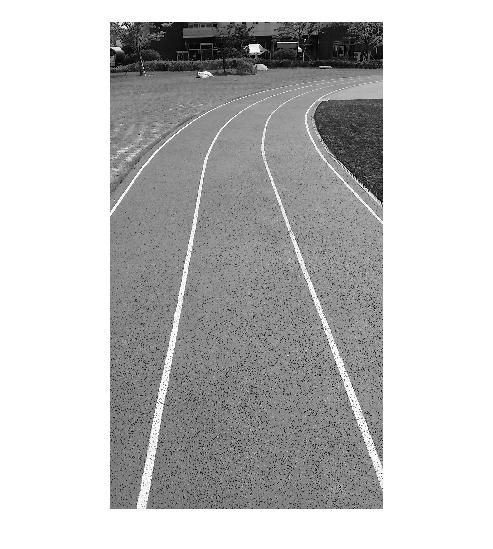
//> input picture Image/track_gray.jpg, 493 x 549 px
$ ./Hough_Line_Transform_Student   (built with g++ and OpenCV 4)
//> lines starting //> are read from the running program, lines starting //| are printed output that depends on the picture
#include "opencv2/imgcodecs.hpp"
#include "opencv2/highgui.hpp"
#include "opencv2/imgproc.hpp"
#include "OpenCV_Setting.h"

using namespace cv;
using namespace std;

int main(int argc, char** argv)
{
	// Declare the output variables
	Mat dst, cdst, cdstP;

	// Loads an image
	const char* filename = "C:\\Users\\heal\\source\\repos\\DLIP_GH\\Image\\track_gray.jpg";
	Mat src = imread(filename, IMREAD_GRAYSCALE);
//> src is the input picture: 549 rows x 493 cols, CV_8UC1; min 0, max 255, mean 192.6

    if (!src.data)
    {
        return -1;
    }
    std::cout<<src.size()<<std::endl;
//| [493 x 549]
    cv::Rect roi( 120, 50, 493-2*120, 349 );
    src = src(roi);
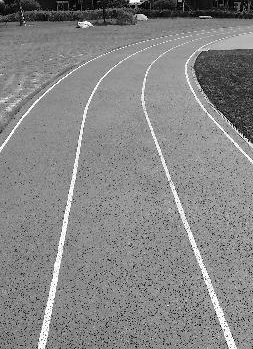
//> src: 349 rows x 253 cols, CV_8UC1; min 0, max 255, mean 133.9

	// Check if image is loaded fine
	if (src.empty()) {
		printf(" Error opening image\n");
		return -1;
	}

	// Edge detection
	// filtering
    for(int i=0; i<3; i++){
        medianBlur(src, src, 3);
    }
//> this loop made 3 passes
//> pass 1, `medianBlur(src, src, 3);`:
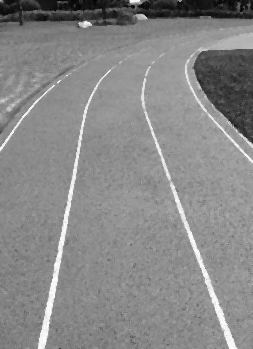
//> src: 349 rows x 253 cols, CV_8UC1; min 3, max 255, mean 136.2
    medianBlur(src, dst, 3);


    int edgeThresh = 1;
    int lowThreshold;
    int const max_lowThreshold = 100;
    int ratio = 3;
    int kernel_size = 3;
    const char* window_name = "Edge Map";

    Canny(src, dst, 200, 200, 3);
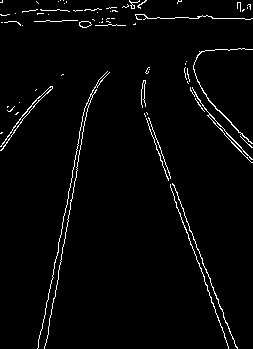
//> dst: 349 rows x 253 cols, CV_8UC1; 2.7% white in thin lines or dots

    imshow("dst", dst);

    // Copy edge results to the images that will display the results in BGR
    cvtColor(dst, cdst, COLOR_GRAY2BGR);
//> cdst: 349 rows x 253 cols, CV_8UC3; 2.7% white in thin lines or dots
    cdstP = cdst.clone();


	// (Option 1) Standard Hough Line Transform
    vector<Vec2f> lines;
    HoughLines(dst, lines, 1, CV_PI / 180, 150, 0, 0);
//> lines = 1 line (rho, theta): [-96, 2.79]

	// Draw the detected lines
	for (size_t i = 0; i < lines.size(); i++)
	{
		float rho = lines[i][0], theta = lines[i][1];
		Point pt1, pt2;
		double a = cos(theta), b = sin(theta);
		double x0 = a * rho, y0 = b * rho;
		pt1.x = cvRound(x0 + 1000 * (-b));
		pt1.y = cvRound(y0 + 1000 * (a));
		pt2.x = cvRound(x0 - 1000 * (-b));
		pt2.y = cvRound(y0 - 1000 * (a));
		line(cdst, pt1, pt2, Scalar(0, 0, 255), 3, LINE_AA);
	}
//> this loop made 1 pass
//> (rho, theta, a, b, x0, y0) on pass 1: (-96, 2.79, -0.94, 0.342, 90.21, -32.83)
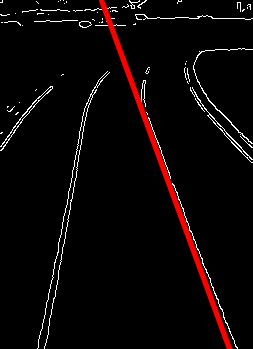
//> cdst: 349 rows x 253 cols, CV_8UC3; mean B, G, R 6, 6, 11.7


	// (Option 2) Probabilistic Line Transform
    vector<Vec4i> linesP;
    HoughLinesP(dst, linesP, 1, CV_PI / 180, 10, 50, 50);
//> linesP = 37 lines (x1, y1, x2, y2), first 8: [37, 348, 84, 108], [38, 347, 86, 103], [141, 99, 236, 347], [149, 129, 228, 348], [141, 104, 225, 337], [44, 348, 88, 99], [29, 10, 115, 10], [165, 164, 229, 331]


	// Draw the lines
	for (size_t i = 0; i < linesP.size(); i++)
	{
		Vec4i l = linesP[i];
		line(cdstP, Point(l[0], l[1]), Point(l[2], l[3]), Scalar(0, 0, 255), 3, LINE_AA);
	}
//> this loop made 37 passes
//> l on passes 1 to 12: [37, 348, 84, 108], [38, 347, 86, 103], [141, 99, 236, 347], [149, 129, 228, 348], [141, 104, 225, 337], [44, 348, 88, 99], [29, 10, 115, 10], [165, 164, 229, 331], [12, 129, 63, 74], [46, 342, 90, 94], [1, 22, 198, 18], [194, 96, 251, 159]
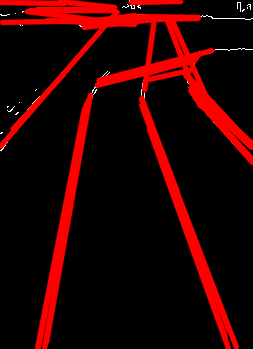
//> cdstP: 349 rows x 253 cols, CV_8UC3; mean B, G, R 0.8, 0.8, 39.7

	// Show results
	imshow("Source", src);
	//imshow("Detected Lines (in red) - Standard Hough Line Transform", cdst);
	imshow("Detected Lines (in red) - Probabilistic Line Transform", cdstP);

	// Wait and Exit
	waitKey();
	return 0;
}
